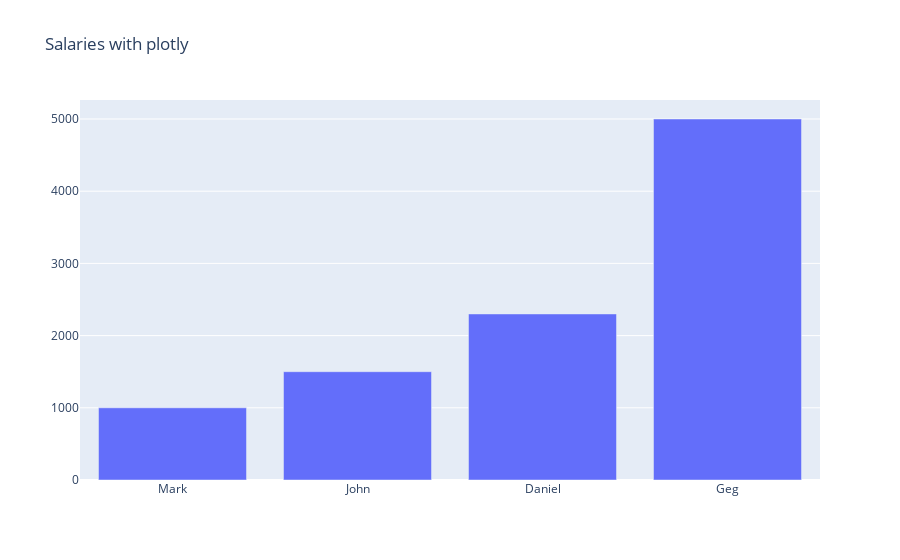

Notebook cell for this chart:
### Code cell
salaries = [("Mark", 1000),("John", 1500),("Daniel", 2300),("Geg", 5000)]
names = list(map(lambda tup:tup[0], salaries))
salary_values = list(map(lambda tup:tup[1], salaries))

data = go.Bar(x=names,y=salary_values)
layout = {"title": "Salaries with plotly"}
fig = go.Figure(data, layout)
fig.show()

### Figure 1 — Plotly figure (JSON) as saved in the notebook; plotly's stock layout.template omitted (floating-point values rounded to 4 significant figures)
{"data": [{"type": "bar", "x": ["Mark", "John", "Daniel", "Geg"], "y": [1000, 1500, 2300, 5000]}], "layout": {"autosize": true, "title": {"text": "Salaries with plotly"}, "xaxis": {"autorange": true, "range": [-0.5, 3.5], "type": "category"}, "yaxis": {"autorange": true, "range": [0, 5263.0], "type": "linear"}}}
